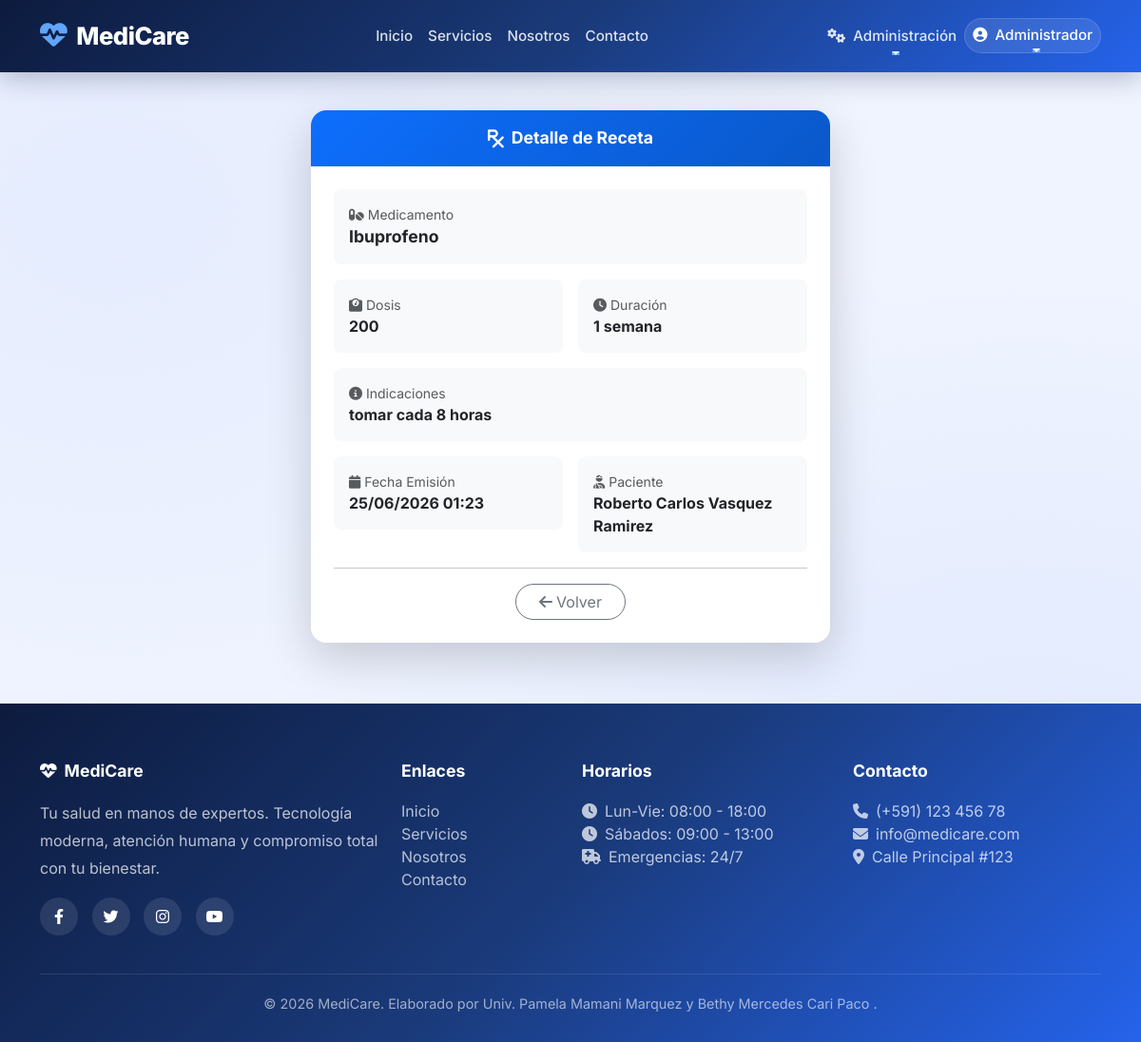
The app's page /admin/recetas/ver/2 (signed in) with its own data.
### app/models/usuario.py (models this page shows, shortened)
class Usuario(UserMixin, db.Model):
    __tablename__ = 'usuarios'
    id = db.Column(db.Integer, primary_key=True)
    username = db.Column(db.String(80), unique=True, nullable=False)
    email = db.Column(db.String(120), unique=True, nullable=False)
    password_hash = db.Column(db.String(200), nullable=False)
    rol = db.Column(db.String(20), nullable=False, default='paciente')
    nombres = db.Column(db.String(100))
    apellidos = db.Column(db.String(100))
    ci = db.Column(db.String(20))
    telefono = db.Column(db.String(20))
    fecha_registro = db.Column(db.DateTime, default=datetime.utcnow)
    activo = db.Column(db.Boolean, default=True)
    paciente = db.relationship('Paciente', back_populates='usuario', uselist=False)
    medico = db.relationship('Medico', back_populates='usuario', uselist=False)
    def is_admin(self):
        return self.rol == 'admin'

### app/models/receta.py (models this page shows)
class Receta(db.Model):
    __tablename__ = 'recetas'
    id = db.Column(db.Integer, primary_key=True)
    historial_id = db.Column(db.Integer, db.ForeignKey('historiales.id'))
    medicamento = db.Column(db.String(100))
    dosis = db.Column(db.String(50))
    duracion = db.Column(db.String(50))
    indicaciones = db.Column(db.Text)
    fecha_emision = db.Column(db.DateTime, default=datetime.utcnow)
    historial = db.relationship('HistorialClinico', back_populates='recetas')

### app/models/paciente.py (models this page shows, shortened)
class Paciente(db.Model):
    __tablename__ = 'pacientes'
    id = db.Column(db.Integer, primary_key=True)
    usuario_id = db.Column(db.Integer, db.ForeignKey('usuarios.id'), unique=True)
    ci = db.Column(db.String(20), unique=True, nullable=False)
    nombres = db.Column(db.String(100), nullable=False)
    apellidos = db.Column(db.String(100), nullable=False)
    fecha_nacimiento = db.Column(db.Date)
    genero = db.Column(db.String(10))
    telefono = db.Column(db.String(20))
    direccion = db.Column(db.String(200))
    email = db.Column(db.String(120))
    seguro_medico = db.Column(db.String(100))
    alergias = db.Column(db.Text)
    fecha_registro = db.Column(db.DateTime, default=datetime.utcnow)
    usuario = db.relationship('Usuario', back_populates='paciente', uselist=False)
    citas = db.relationship('Cita', back_populates='paciente')
    historial = db.relationship('HistorialClinico', back_populates='paciente')

### app/admin/routes.py (the view)
@bp_admin.route('/recetas/ver/<int:id>')
@login_required
def ver_receta(id):
    if not current_user.is_admin():
        flash('⛔ Acceso denegado.', 'danger')
        return redirect(url_for('core.landing'))
    receta = Receta.query.get_or_404(id)
    return render_template('admin/ver_receta.html', receta=receta)

### templates/admin/ver_receta.html (shortened to what this page needs)
{% extends "base.html" %}
{% block content %}
<div class="container py-4">
    <div class="row justify-content-center">
        <div class="col-lg-6 col-md-8">
            <div class="card border-0 shadow-lg rounded-4 overflow-hidden">
                <div class="card-header text-center border-0 py-3" style="background: linear-gradient(135deg, #0d6efd, #0a58ca);">
                    <div class="d-flex align-items-center justify-content-center gap-2">
                        <i class="fas fa-prescription text-white" style="font-size: 1.2rem;"></i>
                        <span class="fw-bold text-white" style="font-size: 1.1rem;">
                            Detalle de Receta
                        </span>
                    </div>
                </div>
                <div class="card-body p-4">
                    <div class="row g-3">
                        <div class="col-12">
                            <div class="p-3 bg-light rounded-3">
                                <small class="text-muted d-block"><i class="fas fa-pills me-1"></i>Medicamento</small>
                                <strong style="font-size: 1.1rem;">{{ receta.medicamento }}</strong>
                            </div>
                        </div>
                        <div class="col-6">
                            <div class="p-3 bg-light rounded-3">
                                <small class="text-muted d-block"><i class="fas fa-weight-scale me-1"></i>Dosis</small>
                                <strong>{{ receta.dosis or 'N/A' }}</strong>
                            </div>
                        </div>
                        <div class="col-6">
                            <div class="p-3 bg-light rounded-3">
                                <small class="text-muted d-block"><i class="fas fa-clock me-1"></i>Duración</small>
                                <strong>{{ receta.duracion or 'N/A' }}</strong>
                            </div>
                        </div>
                        <div class="col-12">
                            <div class="p-3 bg-light rounded-3">
                                <small class="text-muted d-block"><i class="fas fa-info-circle me-1"></i>Indicaciones</small>
                                <strong>{{ receta.indicaciones or 'Sin indicaciones' }}</strong>
                            </div>
                        </div>
                        <div class="col-6">
                            <div class="p-3 bg-light rounded-3">
                                <small class="text-muted d-block"><i class="fas fa-calendar me-1"></i>Fecha Emisión</small>
                                <strong>{{ receta.fecha_emision.strftime('%d/%m/%Y %H:%M') if receta.fecha_emision else 'N/A' }}</strong>
                            </div>
                        </div>
                        <div class="col-6">
                            <div class="p-3 bg-light rounded-3">
                                <small class="text-muted d-block"><i class="fas fa-user-injured me-1"></i>Paciente</small>
                                <strong>
                                    {% if receta.historial and receta.historial.paciente %}
                                    {{ receta.historial.paciente.nombres }} {{ receta.historial.paciente.apellidos }}
                                    {% else %}
                                    N/A
                                    {% endif %}
                                </strong>
                            </div>
                        </div>
                    </div>
                    <hr>
                    <div class="d-flex gap-2 mt-3 justify-content-center">
                        <a href="{{ url_for('admin.recetas') }}" class="btn btn-outline-secondary rounded-pill px-4">
                            <i class="fas fa-arrow-left me-1"></i>Volver
                        </a>
                    </div>
                </div>
            </div>
        </div>
    </div>
</div>
{% endblock %}

### templates/base.html (shortened to what this page needs)
<!DOCTYPE html>
<html lang="es">
<head>
    <link href="https://cdn.jsdelivr.net/npm/bootstrap@5.3.0/dist/css/bootstrap.min.css" rel="stylesheet">
    <link rel="stylesheet" href="https://cdnjs.cloudflare.com/ajax/libs/font-awesome/6.4.0/css/all.min.css">
</head>
<body>
    <nav class="navbar navbar-expand-lg navbar-custom">
        <div class="container">
            <a class="navbar-brand" href="{{ url_for('core.landing') }}">
                <i class="fas fa-heartbeat"></i>MediCare
            </a>
            <div class="collapse navbar-collapse" id="navbarNav">
                <ul class="navbar-nav mx-auto">
                    <li class="nav-item">
                        <a class="nav-link" href="{{ url_for('core.landing') }}">Inicio</a>
                    </li>
                    <li class="nav-item">
                        <a class="nav-link" href="{{ url_for('core.servicios') }}">Servicios</a>
                    </li>
                    <li class="nav-item">
                        <a class="nav-link" href="{{ url_for('core.about') }}">Nosotros</a>
                    </li>
                    <li class="nav-item">
                        <a class="nav-link" href="{{ url_for('core.contacto') }}">Contacto</a>
                    </li>
                </ul>
                <ul class="navbar-nav">
                    {% if current_user.is_authenticated %}
                        {% if current_user.is_admin() %}
                        <li class="nav-item dropdown">
                            <a class="nav-link dropdown-toggle text-white" href="#" id="adminDropdown" role="button" data-bs-toggle="dropdown">
                                <i class="fas fa-cogs me-1"></i> Administración
                            </a>
                        </li>
                        {% endif %}
                        <li class="nav-item dropdown user-dropdown">
                            <a class="nav-link dropdown-toggle text-white" href="#" id="userDropdown" role="button" data-bs-toggle="dropdown">
                                <i class="fas fa-user-circle me-1"></i>
                                {{ current_user.nombres }}
                            </a>
                        </li>
                    {% endif %}
                </ul>
            </div>
        </div>
    </nav>
    <main>
        {% block content %}{% endblock %}
    </main>
    <footer class="footer-custom">
        <div class="container">
            <div class="row g-4">
                <div class="col-md-4">
                    <h5><i class="fas fa-heartbeat me-2"></i>MediCare</h5>
                    <p style="opacity: 0.8; line-height: 1.8; position: relative; z-index: 1;">Tu salud en manos de expertos. Tecnología moderna, atención humana y compromiso total con tu bienestar.</p>
                    <div class="social-links mt-3">
                        <a href="#"><i class="fab fa-facebook-f"></i></a>
                        <a href="#"><i class="fab fa-twitter"></i></a>
                        <a href="#"><i class="fab fa-instagram"></i></a>
                        <a href="#"><i class="fab fa-youtube"></i></a>
                    </div>
                </div>
                <div class="col-md-2">
                    <h5>Enlaces</h5>
                    <ul class="list-unstyled">
                        <li><a href="{{ url_for('core.landing') }}">Inicio</a></li>
                        <li><a href="{{ url_for('core.servicios') }}">Servicios</a></li>
                        <li><a href="{{ url_for('core.about') }}">Nosotros</a></li>
                        <li><a href="{{ url_for('core.contacto') }}">Contacto</a></li>
                    </ul>
                </div>
                <div class="col-md-3">
                    <h5>Horarios</h5>
                    <ul class="list-unstyled" style="opacity: 0.8;">
                        <li><i class="fas fa-clock me-2"></i>Lun-Vie: 08:00 - 18:00</li>
                        <li><i class="fas fa-clock me-2"></i>Sábados: 09:00 - 13:00</li>
                        <li><i class="fas fa-ambulance me-2"></i>Emergencias: 24/7</li>
                    </ul>
                </div>
                <div class="col-md-3">
                    <h5>Contacto</h5>
                    <ul class="list-unstyled" style="opacity: 0.8;">
                        <li><i class="fas fa-phone me-2"></i>(+591) 123 456 78</li>
                        <li><i class="fas fa-envelope me-2"></i>info@medicare.com</li>
                        <li><i class="fas fa-map-marker-alt me-2"></i>Calle Principal #123</li>
                    </ul>
                </div>
            </div>
            <div class="footer-bottom">
                <p class="mb-0">&copy; 2026 MediCare. Elaborado por Univ. Pamela Mamani Marquez y Bethy Mercedes Cari Paco .</p>
            </div>
        </div>
    </footer>
</body>
</html>

### templates/base.html (style rules this page uses)
:root { --primary-dark: #0d1b3e; --primary-mid: #1a3a7a; --primary-blue: #2563eb; --primary-light: #3b82f6; --primary-gradient: linear-gradient(135deg, #0d1b3e 0%, #1a3a7a 50%, #2563eb 100%); --glass-bg: rgba(255, 255, 255, 0.1); --glass-border: rgba(255, 255, 255, 0.15); --text-light: #ffffff; --text-dark: #0d1b3e; --shadow-soft: 0 8px 32px rgba(13, 27, 62, 0.15); --shadow-glass: 0 8px 32px rgba(0, 0, 0, 0.1); --border-radius: 16px; --transition: all 0.3s cubic-bezier(0.4, 0, 0.2, 1); }
* { font-family: 'Inter', sans-serif; margin: 0; padding: 0; box-sizing: border-box; }
body { background: #f0f4ff; color: var(--text-dark); min-height: 100vh; background-image: radial-gradient(ellipse at 10% 20%, rgba(37, 99, 235, 0.05) 0%, transparent 50%), radial-gradient(ellipse at 90% 80%, rgba(37, 99, 235, 0.08) 0%, transparent 50%); }
.navbar-custom { background: var(--primary-gradient); padding: 14px 0; box-shadow: 0 4px 30px rgba(13, 27, 62, 0.3); position: sticky; top: 0; z-index: 1000; backdrop-filter: blur(10px); }
.navbar-custom .navbar-brand { font-weight: 800; font-size: 1.6rem; color: white !important; letter-spacing: -0.5px; }
.navbar-custom .navbar-brand i { font-size: 1.8rem; margin-right: 10px; color: #60a5fa; }
.navbar-custom .nav-link { color: rgba(255,255,255,0.85) !important; font-weight: 500; padding: 8px 20px; border-radius: 8px; transition: var(--transition); font-size: 0.95rem; position: relative; }
.navbar-custom .nav-link::after { content: ''; position: absolute; bottom: 0; left: 50%; width: 0; height: 2px; background: #60a5fa; transition: var(--transition); transform: translateX(-50%); }
.user-dropdown .dropdown-toggle { color: white !important; padding: 6px 16px; border-radius: 50px; background: rgba(255,255,255,0.1); border: 1px solid rgba(255,255,255,0.15); }
.footer-custom { background: var(--primary-gradient); color: rgba(255,255,255,0.9); padding: 60px 0 30px 0; position: relative; overflow: hidden; margin-top: 40px; }
.footer-custom h5 { color: white; font-weight: 700; margin-bottom: 20px; font-size: 1.1rem; position: relative; z-index: 1; }
.footer-custom a { color: rgba(255,255,255,0.7); text-decoration: none; transition: var(--transition); display: inline-block; position: relative; z-index: 1; }
.footer-custom .social-links a { display: inline-flex; align-items: center; justify-content: center; width: 40px; height: 40px; background: rgba(255,255,255,0.1); border-radius: 50%; margin-right: 10px; transition: var(--transition); color: white; position: relative; z-index: 1; }
.footer-bottom { border-top: 1px solid rgba(255,255,255,0.1); padding-top: 20px; margin-top: 40px; text-align: center; font-size: 0.9rem; color: rgba(255,255,255,0.6); position: relative; z-index: 1; }

### templates/admin/ver_receta.html (style rules this page uses)
.rounded-4 { border-radius: 1rem; }
.rounded-3 { border-radius: 0.5rem; }
.bg-light { background-color: #f8f9fa !important; }

### records on screen
Usuario: nombres "Administrador"
Receta: medicamento "Ibuprofeno", dosis "200", duracion "1 semana", indicaciones "tomar cada 8 horas", fecha_emision "25/06/2026 01:23"
Paciente: historial.paciente.nombres "Roberto Carlos", historial.paciente.apellidos "Vasquez Ramirez"
